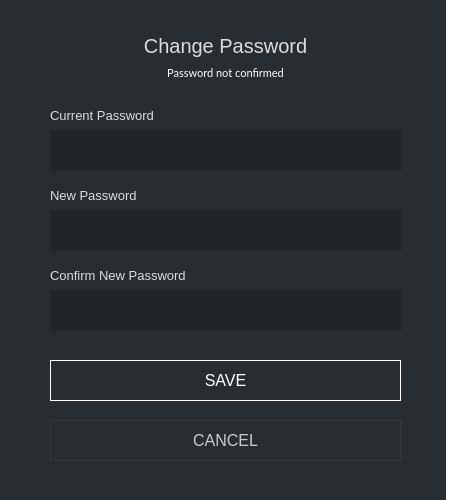
<?xml version="1.0" encoding="UTF-8"?>
<ui version="4.0">
 <class>ChangePasswordDialog</class>
 <widget class="QDialog" name="ChangePasswordDialog">
  <property name="geometry">
   <rect>
    <x>0</x>
    <y>0</y>
    <width>450</width>
    <height>500</height>
   </rect>
  </property>
  <property name="sizePolicy">
   <sizepolicy hsizetype="Fixed" vsizetype="Fixed">
    <horstretch>0</horstretch>
    <verstretch>0</verstretch>
   </sizepolicy>
  </property>
  <property name="minimumSize">
   <size>
    <width>338</width>
    <height>0</height>
   </size>
  </property>
  <property name="maximumSize">
   <size>
    <width>450</width>
    <height>550</height>
   </size>
  </property>
  <property name="windowTitle">
   <string>Change Password</string>
  </property>
  <property name="styleSheet">
   <string notr="true">background-color: #212529; color: #ddd; border: 0px;</string>
  </property>
  <layout class="QGridLayout" name="gridLayout">
   <property name="leftMargin">
    <number>0</number>
   </property>
   <property name="topMargin">
    <number>0</number>
   </property>
   <property name="rightMargin">
    <number>0</number>
   </property>
   <property name="bottomMargin">
    <number>0</number>
   </property>
   <item row="0" column="0" colspan="2">
    <widget class="QGroupBox" name="groupBox">
     <property name="styleSheet">
      <string notr="true">background-color: #282d31; border-right: 4px solid white;</string>
     </property>
     <property name="title">
      <string/>
     </property>
     <widget class="QLabel" name="label_3">
      <property name="geometry">
       <rect>
        <x>50</x>
        <y>100</y>
        <width>351</width>
        <height>31</height>
       </rect>
      </property>
      <property name="font">
       <font>
        <pointsize>-1</pointsize>
       </font>
      </property>
      <property name="styleSheet">
       <string notr="true">color: #ddd;
border-right: 0px;
font-size: 13px;</string>
      </property>
      <property name="text">
       <string>Current Password</string>
      </property>
     </widget>
     <widget class="QLineEdit" name="m_oldPasswordEdit">
      <property name="geometry">
       <rect>
        <x>50</x>
        <y>130</y>
        <width>351</width>
        <height>41</height>
       </rect>
      </property>
      <property name="minimumSize">
       <size>
        <width>0</width>
        <height>25</height>
       </size>
      </property>
      <property name="font">
       <font>
        <family>Lato</family>
        <pointsize>9</pointsize>
       </font>
      </property>
      <property name="styleSheet">
       <string notr="true">background-color: #212529;
border-right: 0px;
color: #e5e5e5;
padding: 5px;</string>
      </property>
      <property name="echoMode">
       <enum>QLineEdit::Password</enum>
      </property>
     </widget>
     <widget class="QLabel" name="label">
      <property name="geometry">
       <rect>
        <x>50</x>
        <y>180</y>
        <width>351</width>
        <height>31</height>
       </rect>
      </property>
      <property name="sizePolicy">
       <sizepolicy hsizetype="Maximum" vsizetype="Preferred">
        <horstretch>0</horstretch>
        <verstretch>0</verstretch>
       </sizepolicy>
      </property>
      <property name="font">
       <font>
        <pointsize>-1</pointsize>
       </font>
      </property>
      <property name="styleSheet">
       <string notr="true">color: #ddd;
border-right: 0px;
font-size: 13px;</string>
      </property>
      <property name="text">
       <string>New Password</string>
      </property>
     </widget>
     <widget class="QLineEdit" name="m_newPasswordEdit">
      <property name="geometry">
       <rect>
        <x>50</x>
        <y>210</y>
        <width>351</width>
        <height>41</height>
       </rect>
      </property>
      <property name="sizePolicy">
       <sizepolicy hsizetype="Expanding" vsizetype="Fixed">
        <horstretch>0</horstretch>
        <verstretch>0</verstretch>
       </sizepolicy>
      </property>
      <property name="minimumSize">
       <size>
        <width>0</width>
        <height>25</height>
       </size>
      </property>
      <property name="font">
       <font>
        <family>Lato</family>
        <pointsize>9</pointsize>
       </font>
      </property>
      <property name="styleSheet">
       <string notr="true">background-color: #212529;
border-right: 0px;
color: #e5e5e5;
padding: 5px;</string>
      </property>
      <property name="echoMode">
       <enum>QLineEdit::Password</enum>
      </property>
     </widget>
     <widget class="QLabel" name="label_2">
      <property name="geometry">
       <rect>
        <x>50</x>
        <y>260</y>
        <width>351</width>
        <height>31</height>
       </rect>
      </property>
      <property name="sizePolicy">
       <sizepolicy hsizetype="Maximum" vsizetype="Preferred">
        <horstretch>0</horstretch>
        <verstretch>0</verstretch>
       </sizepolicy>
      </property>
      <property name="font">
       <font>
        <pointsize>-1</pointsize>
       </font>
      </property>
      <property name="styleSheet">
       <string notr="true">color: #ddd;
border-right: 0px;
font-size: 13px;</string>
      </property>
      <property name="text">
       <string>Confirm New Password</string>
      </property>
     </widget>
     <widget class="QLineEdit" name="m_newPasswordConfirmationEdit">
      <property name="geometry">
       <rect>
        <x>50</x>
        <y>290</y>
        <width>351</width>
        <height>41</height>
       </rect>
      </property>
      <property name="minimumSize">
       <size>
        <width>0</width>
        <height>25</height>
       </size>
      </property>
      <property name="font">
       <font>
        <family>Lato</family>
        <pointsize>9</pointsize>
       </font>
      </property>
      <property name="styleSheet">
       <string notr="true">background-color: #212529;
border-right: 0px;
color: #e5e5e5;
padding: 5px;</string>
      </property>
      <property name="echoMode">
       <enum>QLineEdit::Password</enum>
      </property>
     </widget>
     <widget class="QLabel" name="m_errorLabel">
      <property name="geometry">
       <rect>
        <x>50</x>
        <y>60</y>
        <width>351</width>
        <height>25</height>
       </rect>
      </property>
      <property name="font">
       <font>
        <family>Lato</family>
        <pointsize>-1</pointsize>
        <weight>50</weight>
        <italic>false</italic>
        <bold>false</bold>
       </font>
      </property>
      <property name="styleSheet">
       <string notr="true">color: white; font: 11px; font-family: Lato; border-right: 0px;</string>
      </property>
      <property name="text">
       <string>Password not confirmed</string>
      </property>
      <property name="alignment">
       <set>Qt::AlignCenter</set>
      </property>
     </widget>
     <widget class="QPushButton" name="m_okButton">
      <property name="enabled">
       <bool>false</bool>
      </property>
      <property name="geometry">
       <rect>
        <x>50</x>
        <y>360</y>
        <width>351</width>
        <height>41</height>
       </rect>
      </property>
      <property name="minimumSize">
       <size>
        <width>0</width>
        <height>25</height>
       </size>
      </property>
      <property name="font">
       <font>
        <pointsize>-1</pointsize>
       </font>
      </property>
      <property name="styleSheet">
       <string notr="true">QPushButton#m_okButton {color: white; background-color: #1; border: 1px solid white; font-size: 16px;}

QPushButton#m_okButton:hover {color: white; background-color: #1; border: 2px solid white; font-size: 16px;}</string>
      </property>
      <property name="text">
       <string>SAVE</string>
      </property>
      <property name="default">
       <bool>true</bool>
      </property>
     </widget>
     <widget class="QPushButton" name="m_cancelButton">
      <property name="geometry">
       <rect>
        <x>50</x>
        <y>420</y>
        <width>351</width>
        <height>41</height>
       </rect>
      </property>
      <property name="minimumSize">
       <size>
        <width>0</width>
        <height>25</height>
       </size>
      </property>
      <property name="font">
       <font>
        <pointsize>-1</pointsize>
       </font>
      </property>
      <property name="styleSheet">
       <string notr="true">QPushButton#m_cancelButton {color: #ccc; border: 1px solid #343a40; font-size: 16px; background-color: #21259;}

QPushButton#m_cancelButton:hover {color: #ddd; border: 2px solid #444; font-size: 16px; background-color: #21259;}</string>
      </property>
      <property name="text">
       <string>CANCEL</string>
      </property>
     </widget>
     <widget class="QLabel" name="label_4">
      <property name="geometry">
       <rect>
        <x>50</x>
        <y>30</y>
        <width>351</width>
        <height>31</height>
       </rect>
      </property>
      <property name="font">
       <font>
        <pointsize>-1</pointsize>
       </font>
      </property>
      <property name="styleSheet">
       <string notr="true">color: #ddd;
border-right: 0px;
font-size: 20px;</string>
      </property>
      <property name="text">
       <string>Change Password</string>
      </property>
      <property name="alignment">
       <set>Qt::AlignCenter</set>
      </property>
     </widget>
    </widget>
   </item>
  </layout>
 </widget>
 <resources/>
 <connections>
  <connection>
   <sender>m_newPasswordEdit</sender>
   <signal>textChanged(QString)</signal>
   <receiver>ChangePasswordDialog</receiver>
   <slot>checkPassword(QString)</slot>
   <hints>
    <hint type="sourcelabel">
     <x>223</x>
     <y>64</y>
    </hint>
    <hint type="destinationlabel">
     <x>168</x>
     <y>82</y>
    </hint>
   </hints>
  </connection>
  <connection>
   <sender>m_newPasswordConfirmationEdit</sender>
   <signal>textChanged(QString)</signal>
   <receiver>ChangePasswordDialog</receiver>
   <slot>checkPassword(QString)</slot>
   <hints>
    <hint type="sourcelabel">
     <x>223</x>
     <y>103</y>
    </hint>
    <hint type="destinationlabel">
     <x>168</x>
     <y>82</y>
    </hint>
   </hints>
  </connection>
  <connection>
   <sender>m_okButton</sender>
   <signal>clicked()</signal>
   <receiver>ChangePasswordDialog</receiver>
   <slot>accept()</slot>
   <hints>
    <hint type="sourcelabel">
     <x>169</x>
     <y>141</y>
    </hint>
    <hint type="destinationlabel">
     <x>168</x>
     <y>82</y>
    </hint>
   </hints>
  </connection>
  <connection>
   <sender>m_cancelButton</sender>
   <signal>clicked()</signal>
   <receiver>ChangePasswordDialog</receiver>
   <slot>reject()</slot>
   <hints>
    <hint type="sourcelabel">
     <x>277</x>
     <y>141</y>
    </hint>
    <hint type="destinationlabel">
     <x>168</x>
     <y>82</y>
    </hint>
   </hints>
  </connection>
 </connections>
 <slots>
  <slot>checkPassword(QString)</slot>
 </slots>
</ui>
